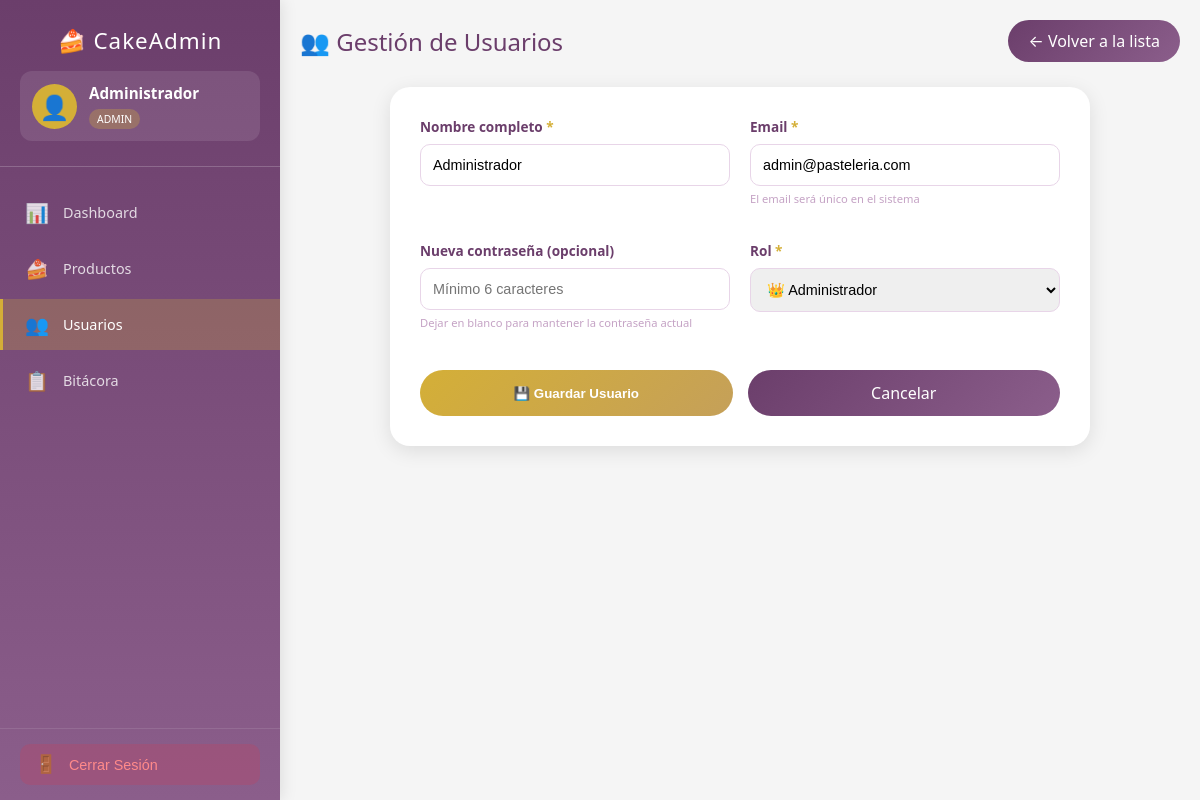
Screenshot of /src/pages/admin/usuarios.php?id=1 (signed in) with the database file from the repository.
### tables this page shows
CREATE TABLE IF NOT EXISTS usuarios (
    id INT AUTO_INCREMENT PRIMARY KEY,
    nombre VARCHAR(100) NOT NULL,
    email VARCHAR(100) UNIQUE NOT NULL,
    password VARCHAR(255) NOT NULL,
    rol ENUM('admin', 'usuario') DEFAULT 'usuario',
    created_at TIMESTAMP DEFAULT CURRENT_TIMESTAMP
);

### db/models/User.php (called while the page is built, shortened)
<?php
require_once __DIR__ . '/../config/database.php';
class User {
    private $conn;
    private $table = "usuarios";
    public function __construct() {
        $database = new Database();
        $this->conn = $database->getConnection();
    }
    public function getById($id) {
        $query = "SELECT id, nombre, email, rol, created_at FROM " . $this->table . " WHERE id = :id";
        $stmt = $this->conn->prepare($query);
        $stmt->bindParam(":id", $id);
        $stmt->execute();
        return $stmt->fetch(PDO::FETCH_ASSOC);
    }
}
?>

### db/config/database.php (called while the page is built, shortened)
<?php
class Database {
    private $host = "localhost";
    private $db_name = "pasteleria";
    private $username = "root";
    private $password = "";
    public function getConnection() {
        $this->conn = null;
        try {
            $this->conn = new PDO("mysql:host=" . $this->host . ";dbname=" . $this->db_name,
                                  $this->username, $this->password);
            $this->conn->setAttribute(PDO::ATTR_ERRMODE, PDO::ERRMODE_EXCEPTION);
            $this->conn->exec("set names utf8");
            $this->conn->exec("SET time_zone = '-06:00'");
        } catch(PDOException $exception) {
            echo "Error de conexión: " . $exception->getMessage();
        }
        return $this->conn;
    }
}
?>

### src/pages/admin/usuarios.php (the view, shortened to what this page needs)
<?php
require_once '../../../db/models/User.php';
$userModel = new User();
$usuario = null;
$isEdit = false;
if(isset($_GET['id'])) {
    $isEdit = true;
    $usuario = $userModel->getById($_GET['id']);
}
?>
<!DOCTYPE html>
<html lang="es">
<head>
    <link rel="stylesheet" href="../../../assets/css/sidebar.css">
    <link rel="stylesheet" href="../../../assets/css/dashboard.css">
    <link rel="stylesheet" href="../../../assets/css/usuarios.css">
</head>
<body>
    <div class="admin-layout">
        <?php include_once '../../components/sidebar.php'; ?>
        <main class="main-content">
            <div class="page-header">
                <h1>👥 Gestión de Usuarios</h1>
                <a href="usuarios_lista.php" class="btn-back-list">← Volver a la lista</a>
            </div>
            <div class="form-container">
                <form id="usuarioForm" class="usuario-form">
                    <div class="form-row">
                        <div class="form-group required">
                            <label>Nombre completo</label>
                            <input type="text" id="nombre" required placeholder="Ej: Juan Pérez" value="<?php echo $isEdit ? htmlspecialchars($usuario['nombre']) : ''; ?>">
                        </div>
                        <div class="form-group required">
                            <label>Email</label>
                            <input type="email" id="email" required placeholder="ejemplo@correo.com" value="<?php echo $isEdit ? htmlspecialchars($usuario['email']) : ''; ?>">
                            <span class="help-text">El email será único en el sistema</span>
                        </div>
                    </div>
                    <div class="form-row">
                        <div class="form-group <?php echo $isEdit ? '' : 'required'; ?>">
                            <label><?php echo $isEdit ? 'Nueva contraseña (opcional)' : 'Contraseña'; ?></label>
                            <input type="password" id="password" <?php echo $isEdit ? '' : 'required'; ?> placeholder="Mínimo 6 caracteres">
                            <?php if($isEdit): ?>
                                <span class="help-text">Dejar en blanco para mantener la contraseña actual</span>
                            <?php endif; ?>
                        </div>
                        <div class="form-group required">
                            <label>Rol</label>
                            <select id="rol" required>
                                <option value="admin" <?php echo ($isEdit && $usuario['rol'] == 'admin') ? 'selected' : ''; ?>>👑 Administrador</option>
                            </select>
                        </div>
                    </div>
                    <div class="form-buttons">
                        <button type="submit" class="btn-submit">💾 Guardar Usuario</button>
                        <a href="usuarios_lista.php" class="btn-cancel">Cancelar</a>
                    </div>
                </form>
            </div>
        </main>
    </div>
</body>
</html>

### assets/css/dashboard.css (style rules this page uses)
* { margin: 0; padding: 0; box-sizing: border-box; }
body { font-family: 'Segoe UI', 'Inter', Tahoma, Geneva, Verdana, sans-serif; background: #f5f5f5; color: #333; }
.admin-layout { display: flex; min-height: 100vh; }
.main-content { flex: 1; margin-left: 280px; padding: 20px; background: #f5f5f5; min-height: 100vh; transition: margin-left 0.3s ease; }

### assets/css/usuarios.css (style rules this page uses)
.page-header { display: flex; justify-content: space-between; align-items: center; margin-bottom: 25px; flex-wrap: wrap; gap: 15px; }
.page-header h1 { color: #6B3E6B; font-size: 1.5rem; font-weight: 500; }
.btn-back-list { background: linear-gradient(135deg, #6B3E6B 0%, #8B5E8B 100%); color: white; padding: 10px 20px; border-radius: 25px; text-decoration: none; transition: all 0.3s ease; display: inline-flex; align-items: center; gap: 8px; }
.form-container { background: white; border-radius: 20px; padding: 30px; max-width: 700px; margin: 0 auto; box-shadow: 0 5px 20px rgba(0,0,0,0.1); }
.usuario-form { max-width: 100%; }
.form-row { display: grid; grid-template-columns: 1fr 1fr; gap: 20px; margin-bottom: 15px; }
.form-group { margin-bottom: 20px; }
.form-group label { display: block; margin-bottom: 8px; color: #6B3E6B; font-weight: 600; font-size: 0.85rem; }
.form-group.required label::after { content: ' *'; color: #D4AF37; }
.form-group input, .form-group select { width: 100%; padding: 12px; border: 1.5px solid #E8D5E8; border-radius: 10px; font-size: 0.9rem; transition: all 0.3s ease; }
.help-text { font-size: 0.7rem; color: #C5A3C5; margin-top: 5px; display: block; }
.form-buttons { display: flex; gap: 15px; margin-top: 20px; }
.btn-submit { background: linear-gradient(135deg, #D4AF37 0%, #C5A059 100%); color: white; border: none; padding: 12px; border-radius: 30px; cursor: pointer; font-weight: bold; flex: 1; }
.btn-cancel { background: linear-gradient(135deg, #6B3E6B 0%, #8B5E8B 100%); color: white; border: none; padding: 12px; border-radius: 30px; cursor: pointer; text-decoration: none; text-align: center; flex: 1; }

### rows the page displays
usuarios: nombre "Administrador", email "admin@pasteleria.com", rol "👑 Administrador"

### other values shown
$_SESSION['user_nombre'] "Administrador"
$_SESSION['user_rol'] "ADMIN"
